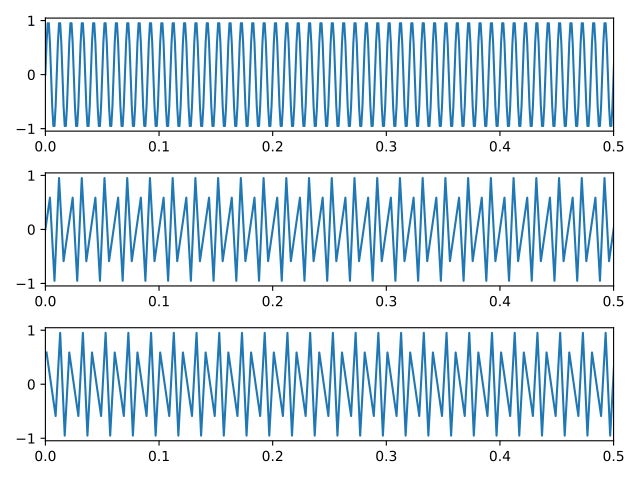

Recreate this plot in Python.
import numpy as np
import matplotlib.pyplot as plt


tinit=np.arange(0,1, step=1/1000)

semnal=np.sin(2*np.pi*tinit*100)
t1=tinit[::4]       
semnal1=semnal[::4]

t2=tinit[1::4]      
semnal2=semnal[1::4]

n=3
fig, axs = plt.subplots(n)
axs[0].plot(tinit,semnal)

axs[1].plot(t1,semnal1)


axs[2].plot(t2,semnal2)


for ax in axs.flat:
    ax.set_xlim([0,0.5])
plt.tight_layout()
plt.savefig('7.pdf')
plt.show()
plt.close(fig)
